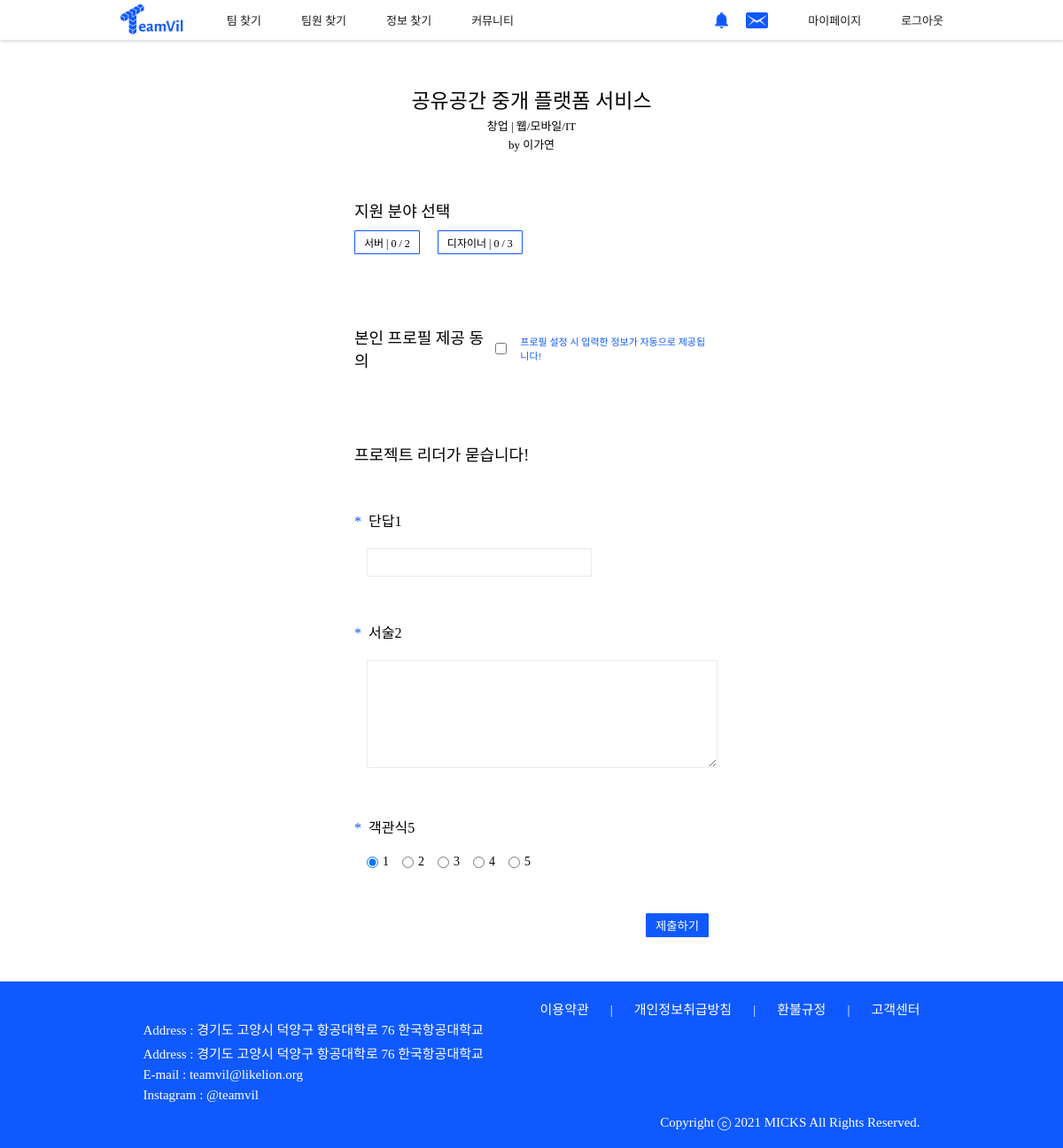
The app's page /project/team_apply/148 (signed in) with its own data.
### project/models.py (models this page shows, shortened)
class Project(models.Model):
    user_id = models.ForeignKey(User, on_delete = models.PROTECT, db_column="user_id")
    use = models.IntegerField(default=0) # 삭제 여부
    isEnd = models.IntegerField(default=0) # 0 미완, 1 완
    type = models.IntegerField() # 창업, 공모전, 프로젝트
    title = models.CharField(max_length=100)
    photo = models.FileField(null=True) #디비 비울 떄 널 트루 지우기
    desc = models.CharField(max_length=100)
    field1_id = models.ForeignKey('home.Field1', on_delete = models.CASCADE, db_column="field1_id")
    field2 = models.CharField(max_length=20)
    region1_id = models.ForeignKey('home.Region1', on_delete = models.CASCADE, db_column="region1_id")
    region2_id = models.ForeignKey('home.Region2', on_delete = models.CASCADE, db_column="region2_id")
    mem_total = models.IntegerField() # 프로젝트 총 인원
    mem_now = models.IntegerField() # 모집된 인원
    mem_duty = models.IntegerField(default=0) # 모집할 직무 총인원 (mem_total-mem_now)
    start_date = models.DateField()
    end_date = models.DateField()
    term = models.IntegerField(default=1) # 1: 단기, 2: 장기
    state = models.IntegerField(default=1) # 1 모집중 0 모집완료
    school = models.CharField(max_length=45, null=True)
    content = models.TextField()
    isLink = models.IntegerField(default=0)
    isFile = models.IntegerField(default=0)
    education_id = models.ForeignKey('home.Education', on_delete = models.CASCADE, db_column="education_id", null=True)
    view_cnt = models.IntegerField(default=0)
    register = models.DateTimeField(default=timezone.now)

class Duty(models.Model):
    project_id = models.ForeignKey(Project, on_delete = models.CASCADE, db_column="project_id")
    total = models.IntegerField()
    now = models.IntegerField(default=0)
    desc = models.TextField()
    name = models.CharField(max_length=45)

class Question(models.Model):
    project_id = models.ForeignKey('project.Project', on_delete = models.CASCADE, db_column="project_id")
    type = models.IntegerField() # 0: 객관식 1: 단답 2: 주관
    isRequired = models.IntegerField() # 0: 필수 아님 1 : 필수
    content = models.CharField(max_length=200)
    choice_cnt = models.IntegerField(null=True)
    choice1 = models.CharField(max_length=100)
    choice2 = models.CharField(max_length=100)
    choice3 = models.CharField(max_length=100, null=True)
    choice4 = models.CharField(max_length=100, null=True)
    choice5 = models.CharField(max_length=100, null=True)

### home/models.py (models this page shows, shortened)
class Field1(models.Model):
    field1 = models.CharField(max_length=20)

### account/models.py (models this page shows, shortened)
class Profile(models.Model):
    user_id = models.ForeignKey(User, on_delete = models.CASCADE, db_column="user_id")
    name = models.CharField(max_length=25)
    mbti_id = models.ForeignKey(Mbti, on_delete = models.CASCADE, db_column="mbti_id")
    mbti_detail = models.CharField(max_length=100, null=True)
    email = models.CharField(max_length=45)
    phone = models.CharField(max_length=15)
    birthday = models.DateField()
    type = models.IntegerField(default=0) # 창업0, 공모전1, 프로젝트2 선호 프로젝트 타입
    region1_id = models.ForeignKey(Region1, on_delete = models.CASCADE, db_column="region1_id")
    region2_id = models.ForeignKey(Region2, on_delete = models.CASCADE, db_column="region2_id")
    openPhone = models.IntegerField()
    openEmail = models.IntegerField()
    term_id = models.ForeignKey(Term, on_delete = models.CASCADE, db_column="term_id")
    field1_id = models.ForeignKey(Field1, on_delete = models.CASCADE, db_column="field1_id")
    field2 = models.CharField(max_length=20)
    state = models.IntegerField()
    job_id = models.ForeignKey(Job, on_delete = models.CASCADE, db_column="job_id")
    education_id = models.ForeignKey(Education, on_delete = models.CASCADE, db_column="education_id", null=True)
    isLink = models.IntegerField()
    isFile = models.IntegerField()
    isCarrer = models.IntegerField()
    pr = models.TextField(null=True)
    register = models.DateTimeField(default=timezone.now)
    photo = models.FileField(null=True)
    isReview = models.IntegerField()
    view_cnt = models.IntegerField(default=0)
    submit = models.IntegerField(default=0)

### project/views.py (the view)
# urls.py: path('team_apply/<int:project_id>', views.team_apply, name="team_apply"),
@csrf_exempt
def team_apply(request,project_id):
    if request.method == "POST":
        obj = json.loads(request.body)
        duty_id = obj['duty_id']
        a_list = obj['a_list']
        ai_list = []
        for a in a_list:
            answer = Answer()
            question_id = Question.objects.get(id = a['q_id'])
            answer.question_id = question_id
            answer.type = a['q_type']
            if a['q_type']==0:
                answer.choice_answer = a['choice_answer']
                answer.choice_text = a['choice_text']
            elif a['q_type']==1:
                answer.short_answer = a['short_answer']
            elif a['q_type']==2:
                answer.long_answer = a['long_answer']
            answer.save()
            ai_list.append(answer)
        application = Application()
        project = Project.objects.get(id = int(project_id))
        application.project_id = project
        application.user_id = request.user
        for i in range(0,len(ai_list)):
            if i==0:
                application.a1_id = ai_list[i]
            if i==1:
                application.a2_id = ai_list[i]
            if i==2:
                application.a3_id = ai_list[i]
            if i==3:
                application.a4_id = ai_list[i]
            if i==4:
                application.a5_id = ai_list[i]
            if i==5:
                application.a6_id = ai_list[i]
            if i==6:
                application.a7_id = ai_list[i]
            if i==7:
                application.a8_id = ai_list[i]
            if i==8:
                application.a9_id = ai_list[i]
            if i==9:
                application.a10_id = ai_list[i]
        application.state = 0
        application.save()
        essence = {
            'project_id':project.id
        }
        member = Member()
        member.user_id = request.user
        member.project_id = project
        duty = Duty.objects.get(id = duty_id)
        member.duty_id = duty
        member.save()
        alarm = Alarm()
        alarm.type = 4
        alarm.user_id = project.user_id
        alarm.member_id = member
        alarm.project_url = '/project/team_application/'+str(project.id)
        alarm.save()
        return JsonResponse(essence)
    else:
        project = Project.objects.get(id=project_id)
        profile = Profile.objects.get(user_id = project.user_id)
        duties = Duty.objects.filter(project_id = project_id)
        question = Question.objects.filter(project_id = project)
        questiondict = {}
        for question in question:
            questionlist = []
            questions = Question.objects.filter(project_id = project)
            for question in questions:
                questionlist.append(question)
            questiondict[str(question.id)] = questionlist
        return render(request,"team_apply.html",{"question":question,"project_id":project_id,"project":project,"profile":profile,"duties":duties,"questiondict":questiondict.items()})

### project/templates/team_apply.html (shortened to what this page needs)
<!DOCTYPE html>
<html lang="en">
{% load static %}
{% load custom_tags %}
<head>
    <link rel="stylesheet" href="{% static 'css/base.css' %}">
    <link rel="stylesheet" href="{% static 'css/team_apply.css' %}">
</head>
<body>
    {% include 'navbar.html' %}
    <div class="team_apply-main-container content">
        <div class="team_apply-title-container spoqa-light">
            <h5 class="spoqa-regular">{{project.title}}</h5>
            {% if project.type == 0 %}
                <p>창업 | {{project.field1_id.field1}}</p>
            {% elif project.type == 1 %}
                <p>공모전 | {{project.field1_id.field1}}</p>
            {% else %}
                <p>프로젝트 | {{project.field1_id.field1}}</p>
            {% endif %}
            <p class="">by {{profile.name}}</p>
        </div>
        <div class="team_apply-content-container">
            <div class="team_apply-select-task-container">
                <h6 class="spoqa-regular">지원 분야 선택</h6>
                <div class="team_apply-tasks">
                    {% for duty in duties %}
                        <div class="team_apply-task" value = '{{duty.id}}'>
                            <p>{{duty.name}} | {{duty.now}} / {{duty.total}}</p>
                        </div>
                    {% endfor %}
                </div>
            </div>
            <div class="team_apply-profile-container">
                <h6 class="spoqa-regular">본인 프로필 제공 동의</h6>
                <input type="checkbox">
                <p>프로필 설정 시 입력한 정보가 자동으로 제공됩니다!</p>
            </div>
            <div class="team_apply-question-container">
                <h6 class="spoqa-regular">프로젝트 리더가 묻습니다!</h6>
                <div class="team_apply-questions">
                    {% for questionlist,questions in questiondict %}
                        {% if question.id|stringformat:"i" == questionlist %}
                            {% for question in questions %}
                                {% if question.type == 0 %}
                                    <div class="team_apply-question-item question.id" q_id="{{question.id}}" q_type ='{{question.type}}' >
                                        <div class="team_apply-question spoqa-regular">
                                            {% if question.isRequired == 1 %}
                                                <p class="team_apply-essential">*</p>
                                            {% else %}
                                                <p>&nbsp;</p>
                                            {% endif %}
                                            <p class="team_apply-question-content">{{question.content}}</p>
                                        </div>
                                        <div class="team_apply-option-list spoqa-light">
                                            {% if question.choice1 is not None %}
                                                <input type="radio" name='choice{{question.id}}' value="1" checked="checked" txt = "{{question.choice1}}">
                                                <p>{{question.choice1}}</p>
                                            {% endif %}
                                            {% if question.choice2 is not None %}
                                                <input type="radio" name='choice{{question.id}}' value="2" txt = "{{question.choice2}}">
                                                <p>{{question.choice2}}</p>
                                            {% endif %}
                                            {% if question.choice3 is not None %}
                                                <input type="radio" name='choice{{question.id}}' value="3" txt = "{{question.choice3}}">
                                                <p>{{question.choice3}}</p>
                                            {% endif %}
                                            {% if question.choice4 is not None %}
                                                <input type="radio" name='choice{{question.id}}' value="4" txt = "{{question.choice4}}">
                                                <p>{{question.choice4}}</p>
                                            {% endif %}
                                            {% if question.choice5 is not None %}
                                                <input type="radio" name='choice{{question.id}}' value="5" txt = "{{question.choice5}}">
                                                <p>{{question.choice5}}</p>
                                            {% endif %}
                                        </div>
                                    </div>
                                {% endif %}
                                {% if question.type == 1 %}
                                    <div class="team_apply-question-item question.id" q_id="{{question.id}}" q_type ='{{question.type}}'>
                                        <div class="team_apply-question spoqa-regular">
                                            {% if question.isRequired == 1 %}
                                                <p class="team_apply-essential">*</p>
                                            {% else %}
                                                <p>&nbsp;</p>
                                            {% endif %}
                                            <p class="team_apply-question-content">{{question.content}}</p>
                                        </div>
                                        <div class="team_apply-answer-area">
                                            <input type="text" class="spoqa-light short_answer">
                                        </div>
                                    </div>
                                {% endif %}
                                {% if question.type == 2 %}
                                    <div class="team_apply-question-item question.id" q_id="{{question.id}}" q_type ='{{question.type}}'>
                                        <div class="team_apply-question spoqa-regular">
                                            {% if question.isRequired == 1 %}
                                                <p class="team_apply-essential">*</p>
                                            {% else %}
                                                <p>&nbsp;</p>
                                            {% endif %}
                                            <p class="team_apply-question-content">{{question.content}}</p>
                                        </div>
                                        <div class="team_apply-answer-area">
                                            <textarea name="" id="" cols="50" rows="2" class="spoqa-light long_answer"></textarea>
                                        </div>
                                    </div>
                                {% endif %}
                            {% endfor %}
                        {% endif %}
                    {% endfor %}
                </div>
            </div>
        </div>
        <div class="team_apply-submit-container">
            <button class="team_apply-submit-btn spoqa-regular">제출하기</button>
        </div>
    </div>
    {% include 'footer.html' %}
</body>
</html>

### records on screen
Project: title "공유공간 중개 플랫폼 서비스", field1_id.field1 "웹/모바일/IT"
Profile: name "이가연"
Duty: {{ duty.id }} 172 (drawn), name "서버", now "0", total "2"
Duty: {{ duty.id }} 173 (drawn), name "디자이너", now "0", total "3"
Question: content "단답1"
Question: content "서술2"
Question: content "객관식5", choice1 "1", choice2 "2", choice3 "3", choice4 "4", choice5 "5"
